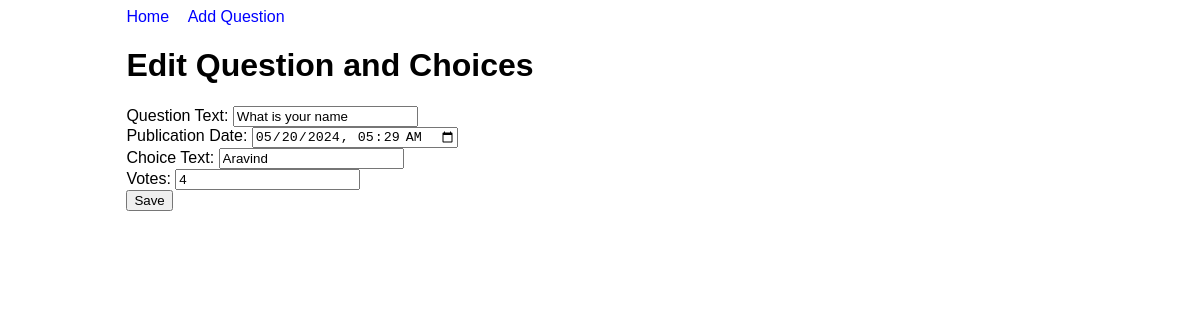
The app's page /update/1/ with its own data.
### base/models.py (models this page shows, shortened)
class Question(models.Model):
    question_text = models.CharField(max_length=200)
    pub_date = models.DateTimeField("date published")

class Choice(models.Model):
    question = models.ForeignKey(Question, on_delete=models.CASCADE)
    choice_text = models.CharField(max_length=200)
    votes = models.IntegerField(default=0)

### base/views.py (the view, shortened to what this page needs)
# urls.py: path('update/<int:question_id>/', views.update, name='update'),
def update(request, question_id):
    question =Question.objects.get(id=question_id)
    choices = Choice.objects.filter(question=question)
    context = {
        'question': question,
        'choices': choices,
    }
    return render(request, 'update.html', context)

### templates/update.html (shortened to what this page needs)
{% extends "base_generic.html" %}
{% block content %}
  <h1>Edit Question and Choices</h1>
  <form method="post">
    <label for="question_text">Question Text:</label>
    <input type="text" name="question_text" value="{{ question.question_text }}"><br>
    <label for="pub_date">Publication Date:</label>
    <input type="datetime-local" name="pub_date" value="{{ question.pub_date|date:"Y-m-d\TH:i" }}"><br>
    {% for choice in choices %}
      <label for="choice_text">Choice Text:</label>
      <input type="text" name="choice_text" value="{{ choice.choice_text }}"><br>
      <label for="votes">Votes:</label>
      <input type="number" name="votes" value="{{ choice.votes }}"><br>
    {% endfor %}
    <button type="submit">Save</button>
  </form>
{% endblock %}

### templates/base_generic.html (style rules this page uses)
body { font-family: Arial, sans-serif; }

### records on screen
Question: question_text "What is your name", pub_date "05/20/2024 05:29"
Choice: choice_text "Aravind", votes "4"
